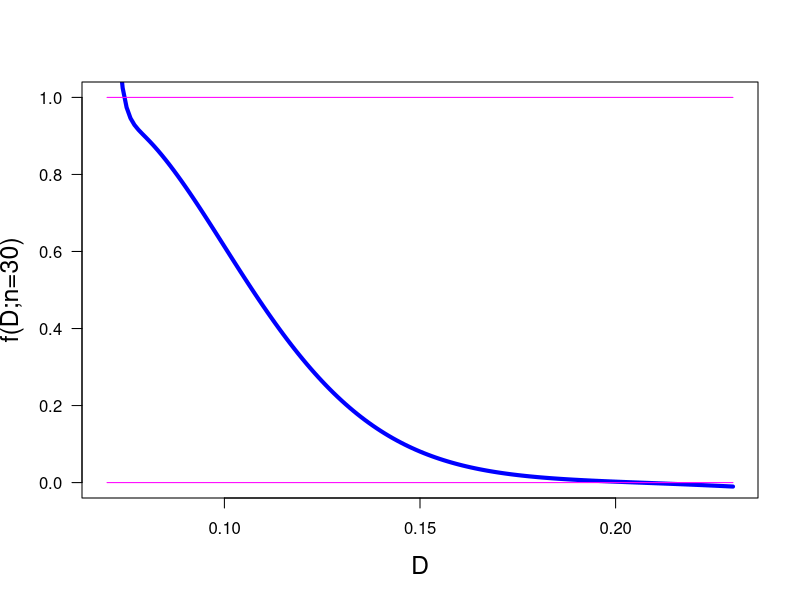

Generate this figure with R:
print('LillieforsPolynomial.R')
# Lilliefors distribution: Molin & Abdi (1998), Abdi & Molin (2007)
n = 30; D = 0.0925906
b0 = 0.37872256037043; b1 = 1.30748185078790; b2 = 0.08861783849346
A = (-(b1+n)+sqrt((b1+n)^2-4*b2*(b0-1/D^2)))/(2*b2)
Pr = (-0.37782822932809+1.67819837908004*A
        -3.02959249450445*A^2 +2.80015798142101*A^3
        -1.39874347510845*A^4 +0.40466213484419*A^5
        -0.06353440854207*A^6 +0.00287462087623*A^7
        +0.00069650013110*A^8 -0.00011872227037*A^9
        +0.00000575586834*A^10)
# plot distribution for n = 30
Darr = seq(0.07,0.23,0.001); L = length(Darr)
Prarr = numeric(L)
for(k in 1:L) {D = Darr[k];
A = (-(b1+n)+sqrt((b1+n)^2-4*b2*(b0-1/D^2)))/(2*b2);
Prarr[k] = (-0.37782822932809+1.67819837908004*A
              -3.02959249450445*A^2 +2.80015798142101*A^3
              -1.39874347510845*A^4 +0.40466213484419*A^5
              -0.06353440854207*A^6 +0.00287462087623*A^7
              +0.00069650013110*A^8 -0.00011872227037*A^9
              +0.00000575586834*A^10)}
# png('LillieforsP160916.png',width=16,height=16,units='cm',res=300)
plot(Darr,Prarr,type='l',lwd=4,col='blue',ylab='f(D;n=30)',
       xlab='D',las=1,cex=0.4,ylim=c(0,1),cex.lab=1.5)
xp = c(min(Darr),max(Darr)); yp = c(0,0)
lines(xp,yp,col='magenta')
lines(xp,yp+1,col='magenta')
# dev.off()
